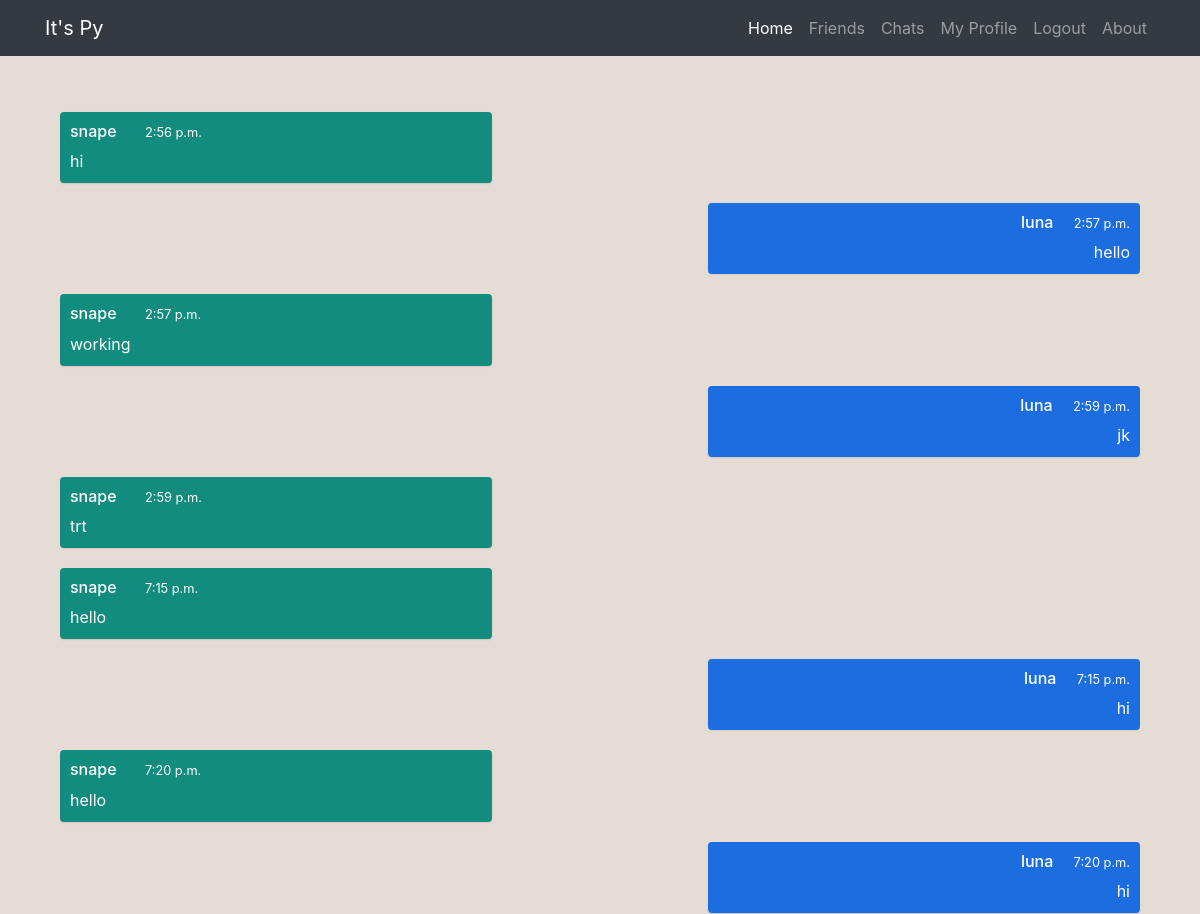
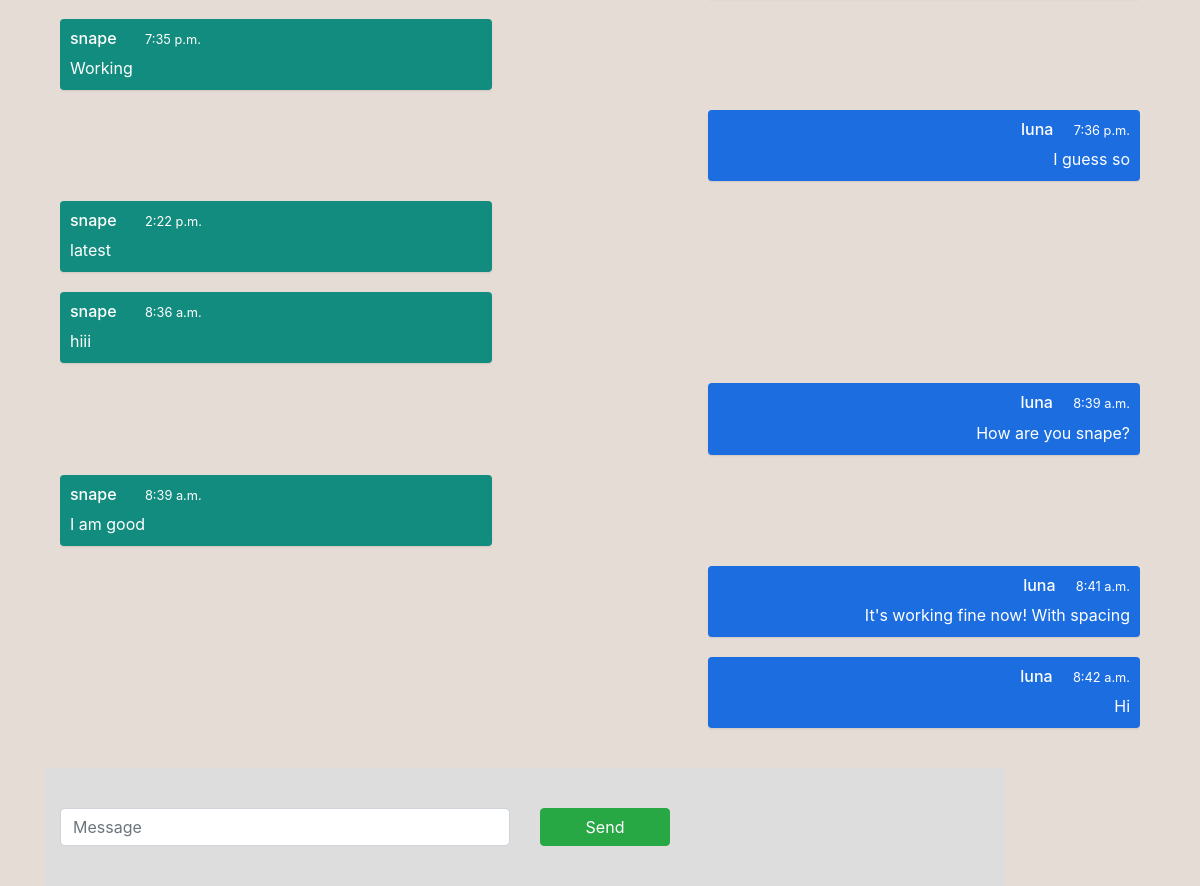
The page /chat/snape/ (signed in) on the database its author committed (2 pictures, top to bottom).
### chat/models.py (models this page shows, shortened)
class Message(models.Model):
	text = models.TextField(max_length=200, blank=True)
	fromUser = models.ForeignKey(User,on_delete=models.CASCADE,blank=False,null=False)
	toGroup = models.ForeignKey(ChatGroup,on_delete=models.CASCADE,blank=False,null=False)
	timestamp = models.DateTimeField(auto_now_add=True, blank=False)

### chat/views.py (the view)
# urls.py: path('<str:user2>/', views.room, name='room'),
def room(request, user2):
	room_name = checkGroup(request.user.username, user2)
	group = ChatGroup.objects.get(groupname=room_name)
	groupmsgs = Message.objects.filter(toGroup = group).order_by('timestamp')
	print(room_name)
	return render(request, 'chat/chatroom.html', {
		'room_name':room_name,
        'groupmsgs':groupmsgs,
        'user2':user2
    })

### chat/views.py (called while the page is built)
def checkGroup(user1,user2):
	print(user1,user2)
	user1 = User.objects.get(username=user1)
	user2 = User.objects.get(username=user2)
	if ChatGroup.objects.filter(user1=user1, user2=user2).count()==0 and ChatGroup.objects.filter(user1=user2, user2=user1).count()==0:
		x = ''.join(random.choices(string.ascii_letters + string.digits, k=5))
		g = ChatGroup(groupname=x, user1=user1, user2=user2)
		g.save()
		return x
	else:
		if ChatGroup.objects.filter(user1=user1, user2=user2).count()!=0:
			return ChatGroup.objects.get(user1=user1, user2=user2).groupname
		else:
			return ChatGroup.objects.get(user1=user2, user2=user1).groupname

### chat/templates/chat/chatroom.html (shortened to what this page needs)
{% extends 'users/base.html' %}
{% load static %}
{% block content %}
<div class="main">
  <div class="container ">
    <div class="chat-log" id="conversation">
      {% for msg in groupmsgs %}
        {% if msg.fromUser == request.user %}
      <div class="chat-log__item chat-log__item--own">
        <h6>{{ request.user.username }} <small class="ml-3">{{ msg.timestamp|date:"g:i a" }}</small></h6>
        <div class="chat-log__message">{{ msg.text }}</div>
      </div>
      {% else %}
      <div class="chat-log__item">
        <h6 >{{ msg.fromUser.username }} <small class="ml-4">{{ msg.timestamp|date:"g:i a" }}</small></h6>
        <div class="chat-log__message">{{ msg.text }}</div>
      </div>
      {% endif %}
      {% endfor %}
    </div>
  </div>
  <br>
  <div class="chat-form">
    <div class="container ">
        <div class="row">
          <div class="col-sm-6 col-xs-6">
            <input type="text" class="form-control" id="input" placeholder="Message" />
          </div>
          <div class="col-sm-2 col-xs-4">
            <button type="button" id="submit" class="btn btn-success btn-block">Send</button>
          </div>
        </div>
    </div>
  </div>
</div>
{% endblock content %}

### chat/templates/chat/chatroom.html (style rules this page uses)
body { background: #E5DDD5 url("https://c4.wallpaperflare.com/wallpaper/620/81/253/pattern-design-dark-texture-wallpaper-preview.jpg") fixed; }
.chat-log { padding: 40px 0 114px; height: auto; overflow: auto; }
.chat-log__item { background: #128C7E; color: white; padding: 10px; margin: 0 auto 20px; max-width: 80%; min-width: 40%; float: left; border-radius: 4px; box-shadow: 0 1px 2px rgba(0,0,0,.1); clear: both; }
.chat-log__item.chat-log__item--own { float: right; background: #1b6de0; text-align: right; }
.chat-form { background: #DDDDDD; padding: 40px 0; position: fixed; bottom: 0; width: 80%; }

### rows shown on the page
Message: fromUser.username "snape", timestamp "2:56 p.m.", text "hi"
Message: timestamp "2:57 p.m.", text "hello"
Message: fromUser.username "snape", timestamp "2:57 p.m.", text "working"
Message: timestamp "2:59 p.m.", text "jk"
Message: fromUser.username "snape", timestamp "2:59 p.m.", text "trt"
Message: fromUser.username "snape", timestamp "7:15 p.m.", text "hello"
Message: timestamp "7:15 p.m.", text "hi"
Message: fromUser.username "snape", timestamp "7:20 p.m.", text "hello"
Message: timestamp "7:20 p.m.", text "hi"
Message: fromUser.username "snape", timestamp "7:35 p.m.", text "Working"
Message: timestamp "7:36 p.m.", text "I guess so"
Message: fromUser.username "snape", timestamp "2:22 p.m.", text "latest"
Message: fromUser.username "snape", timestamp "8:36 a.m.", text "hiii"
Message: timestamp "8:39 a.m.", text "How are you snape?"
Message: fromUser.username "snape", timestamp "8:39 a.m.", text "I am good"
Message: timestamp "8:41 a.m.", text "It's working fine now! With spacing"
Message: timestamp "8:42 a.m.", text "Hi"

### other values the page prints
{{ request.user.username }} "luna"
